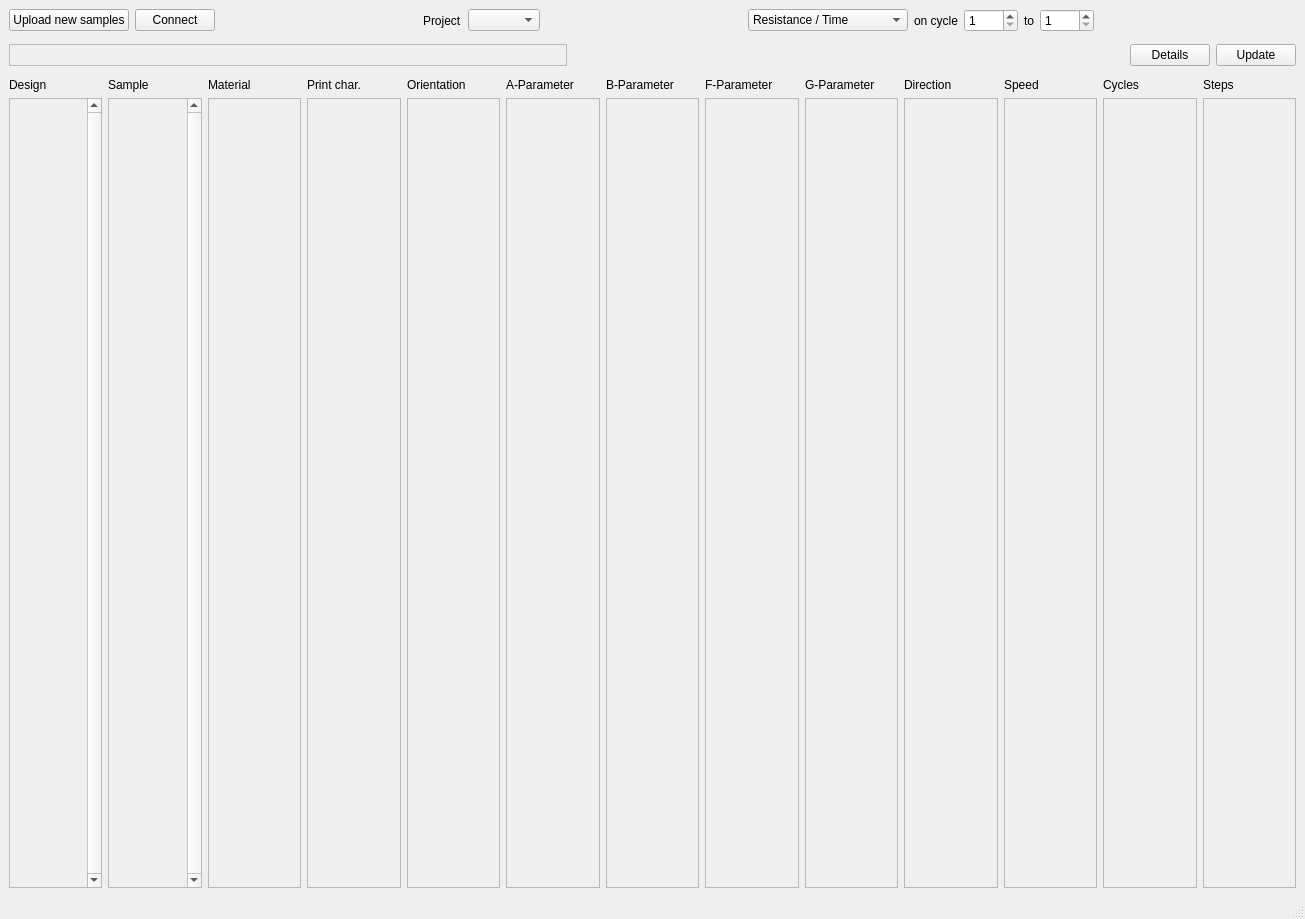
<?xml version="1.0" encoding="UTF-8"?>
<ui version="4.0">
 <class>MainWindow</class>
 <widget class="QMainWindow" name="MainWindow">
  <property name="geometry">
   <rect>
    <x>0</x>
    <y>0</y>
    <width>1305</width>
    <height>919</height>
   </rect>
  </property>
  <property name="windowTitle">
   <string>MainWindow</string>
  </property>
  <widget class="QWidget" name="centralwidget">
   <layout class="QVBoxLayout" name="verticalLayout_2">
    <item>
     <layout class="QVBoxLayout" name="verticalLayout">
      <item>
       <layout class="QHBoxLayout" name="pselectLayout">
        <item>
         <widget class="QPushButton" name="pushButton_upload">
          <property name="text">
           <string>Upload new samples</string>
          </property>
         </widget>
        </item>
        <item>
         <widget class="QPushButton" name="pushButton">
          <property name="text">
           <string>Connect</string>
          </property>
         </widget>
        </item>
        <item>
         <spacer name="horizontalSpacer_left">
          <property name="orientation">
           <enum>Qt::Horizontal</enum>
          </property>
          <property name="sizeHint" stdset="0">
           <size>
            <width>40</width>
            <height>20</height>
           </size>
          </property>
         </spacer>
        </item>
        <item>
         <widget class="QLabel" name="label_project">
          <property name="text">
           <string>Project</string>
          </property>
         </widget>
        </item>
        <item>
         <widget class="QComboBox" name="comboBox_project"/>
        </item>
        <item>
         <spacer name="horizontalSpacer_mid">
          <property name="orientation">
           <enum>Qt::Horizontal</enum>
          </property>
          <property name="sizeHint" stdset="0">
           <size>
            <width>40</width>
            <height>20</height>
           </size>
          </property>
         </spacer>
        </item>
        <item>
         <widget class="QComboBox" name="comboBox_value">
          <item>
           <property name="text">
            <string>Resistance / Time</string>
           </property>
          </item>
          <item>
           <property name="text">
            <string>Resistance / Steps</string>
           </property>
          </item>
          <item>
           <property name="text">
            <string>Hysteresis interpol.</string>
           </property>
          </item>
          <item>
           <property name="text">
            <string>Boxplot MAE Hysteresis</string>
           </property>
          </item>
          <item>
           <property name="text">
            <string>1</string>
           </property>
          </item>
          <item>
           <property name="text">
            <string>2</string>
           </property>
          </item>
          <item>
           <property name="text">
            <string>3</string>
           </property>
          </item>
          <item>
           <property name="text">
            <string>4</string>
           </property>
          </item>
          <item>
           <property name="text">
            <string>5</string>
           </property>
          </item>
          <item>
           <property name="text">
            <string>6</string>
           </property>
          </item>
          <item>
           <property name="text">
            <string>7</string>
           </property>
          </item>
         </widget>
        </item>
        <item>
         <widget class="QLabel" name="label_oncycle">
          <property name="text">
           <string>on cycle</string>
          </property>
         </widget>
        </item>
        <item>
         <widget class="QSpinBox" name="spinBox_cycle">
          <property name="minimum">
           <number>1</number>
          </property>
          <property name="maximum">
           <number>5000</number>
          </property>
         </widget>
        </item>
        <item>
         <widget class="QLabel" name="label_2">
          <property name="text">
           <string>to</string>
          </property>
         </widget>
        </item>
        <item>
         <widget class="QSpinBox" name="spinBox_cycleEnd">
          <property name="minimum">
           <number>1</number>
          </property>
          <property name="maximum">
           <number>5000</number>
          </property>
         </widget>
        </item>
        <item>
         <spacer name="horizontalSpacer_right">
          <property name="orientation">
           <enum>Qt::Horizontal</enum>
          </property>
          <property name="sizeHint" stdset="0">
           <size>
            <width>40</width>
            <height>20</height>
           </size>
          </property>
         </spacer>
        </item>
       </layout>
      </item>
      <item>
       <widget class="QWidget" name="widget_top" native="true"/>
      </item>
      <item>
       <layout class="QHBoxLayout" name="horizontalLayout">
        <item>
         <widget class="QFrame" name="frame_toolbar">
          <property name="sizePolicy">
           <sizepolicy hsizetype="Expanding" vsizetype="Preferred">
            <horstretch>0</horstretch>
            <verstretch>0</verstretch>
           </sizepolicy>
          </property>
          <property name="frameShape">
           <enum>QFrame::StyledPanel</enum>
          </property>
          <property name="frameShadow">
           <enum>QFrame::Raised</enum>
          </property>
         </widget>
        </item>
        <item>
         <spacer name="horizontalSpacer">
          <property name="orientation">
           <enum>Qt::Horizontal</enum>
          </property>
          <property name="sizeHint" stdset="0">
           <size>
            <width>40</width>
            <height>20</height>
           </size>
          </property>
         </spacer>
        </item>
        <item>
         <widget class="QPushButton" name="pushButton_detail">
          <property name="text">
           <string>Details</string>
          </property>
         </widget>
        </item>
        <item>
         <widget class="QPushButton" name="pushButton_update">
          <property name="text">
           <string>Update</string>
          </property>
         </widget>
        </item>
       </layout>
      </item>
      <item>
       <widget class="QWidget" name="widget_bot" native="true"/>
      </item>
      <item>
       <layout class="QGridLayout" name="detailselectLayout">
        <item row="1" column="0">
         <widget class="QScrollArea" name="scrollArea_design">
          <property name="verticalScrollBarPolicy">
           <enum>Qt::ScrollBarAlwaysOn</enum>
          </property>
          <property name="widgetResizable">
           <bool>true</bool>
          </property>
          <widget class="QWidget" name="scrollAreaWidgetContents_design">
           <property name="geometry">
            <rect>
             <x>0</x>
             <y>0</y>
             <width>74</width>
             <height>754</height>
            </rect>
           </property>
           <layout class="QVBoxLayout" name="verticalLayout_design"/>
          </widget>
         </widget>
        </item>
        <item row="1" column="1">
         <widget class="QScrollArea" name="scrollArea_sample">
          <property name="verticalScrollBarPolicy">
           <enum>Qt::ScrollBarAlwaysOn</enum>
          </property>
          <property name="widgetResizable">
           <bool>true</bool>
          </property>
          <widget class="QWidget" name="scrollAreaWidgetContents_sample">
           <property name="geometry">
            <rect>
             <x>0</x>
             <y>0</y>
             <width>74</width>
             <height>754</height>
            </rect>
           </property>
           <layout class="QVBoxLayout" name="verticalLayout_5"/>
          </widget>
         </widget>
        </item>
        <item row="0" column="10">
         <widget class="QLabel" name="label_6">
          <property name="text">
           <string>Speed</string>
          </property>
         </widget>
        </item>
        <item row="0" column="7">
         <widget class="QLabel" name="label_15">
          <property name="text">
           <string>F-Parameter</string>
          </property>
         </widget>
        </item>
        <item row="1" column="2">
         <widget class="QScrollArea" name="scrollArea_material">
          <property name="verticalScrollBarPolicy">
           <enum>Qt::ScrollBarAsNeeded</enum>
          </property>
          <property name="sizeAdjustPolicy">
           <enum>QAbstractScrollArea::AdjustIgnored</enum>
          </property>
          <property name="widgetResizable">
           <bool>true</bool>
          </property>
          <widget class="QWidget" name="scrollAreaWidgetContents_material">
           <property name="geometry">
            <rect>
             <x>0</x>
             <y>0</y>
             <width>91</width>
             <height>754</height>
            </rect>
           </property>
           <layout class="QVBoxLayout" name="verticalLayout_6"/>
          </widget>
         </widget>
        </item>
        <item row="1" column="3">
         <widget class="QScrollArea" name="scrollArea_print">
          <property name="widgetResizable">
           <bool>true</bool>
          </property>
          <widget class="QWidget" name="scrollAreaWidgetContents_print">
           <property name="geometry">
            <rect>
             <x>0</x>
             <y>0</y>
             <width>92</width>
             <height>754</height>
            </rect>
           </property>
           <layout class="QVBoxLayout" name="verticalLayout_7">
            <property name="sizeConstraint">
             <enum>QLayout::SetNoConstraint</enum>
            </property>
           </layout>
          </widget>
         </widget>
        </item>
        <item row="1" column="8">
         <widget class="QScrollArea" name="scrollArea_G">
          <property name="widgetResizable">
           <bool>true</bool>
          </property>
          <widget class="QWidget" name="scrollAreaWidgetContents_G">
           <property name="geometry">
            <rect>
             <x>0</x>
             <y>0</y>
             <width>91</width>
             <height>754</height>
            </rect>
           </property>
           <layout class="QVBoxLayout" name="verticalLayout_11"/>
          </widget>
         </widget>
        </item>
        <item row="1" column="10">
         <widget class="QScrollArea" name="scrollArea_speed">
          <property name="widgetResizable">
           <bool>true</bool>
          </property>
          <widget class="QWidget" name="scrollAreaWidgetContents_speed">
           <property name="geometry">
            <rect>
             <x>0</x>
             <y>0</y>
             <width>91</width>
             <height>754</height>
            </rect>
           </property>
           <layout class="QVBoxLayout" name="verticalLayout_12"/>
          </widget>
         </widget>
        </item>
        <item row="0" column="2">
         <widget class="QLabel" name="label_10">
          <property name="text">
           <string>Material</string>
          </property>
         </widget>
        </item>
        <item row="0" column="8">
         <widget class="QLabel" name="label_16">
          <property name="text">
           <string>G-Parameter</string>
          </property>
         </widget>
        </item>
        <item row="0" column="3">
         <widget class="QLabel" name="label_11">
          <property name="text">
           <string>Print char.</string>
          </property>
         </widget>
        </item>
        <item row="1" column="12">
         <widget class="QScrollArea" name="scrollArea_steps">
          <property name="widgetResizable">
           <bool>true</bool>
          </property>
          <widget class="QWidget" name="scrollAreaWidgetContents_steps">
           <property name="geometry">
            <rect>
             <x>0</x>
             <y>0</y>
             <width>91</width>
             <height>754</height>
            </rect>
           </property>
           <layout class="QVBoxLayout" name="verticalLayout_14"/>
          </widget>
         </widget>
        </item>
        <item row="0" column="12">
         <widget class="QLabel" name="label_17">
          <property name="text">
           <string>Steps</string>
          </property>
         </widget>
        </item>
        <item row="0" column="0">
         <widget class="QLabel" name="label_7">
          <property name="text">
           <string>Design</string>
          </property>
         </widget>
        </item>
        <item row="0" column="6">
         <widget class="QLabel" name="label_14">
          <property name="text">
           <string>B-Parameter</string>
          </property>
         </widget>
        </item>
        <item row="0" column="5">
         <widget class="QLabel" name="label_13">
          <property name="text">
           <string>A-Parameter</string>
          </property>
         </widget>
        </item>
        <item row="0" column="1">
         <widget class="QLabel" name="label_9">
          <property name="text">
           <string>Sample</string>
          </property>
         </widget>
        </item>
        <item row="1" column="11">
         <widget class="QScrollArea" name="scrollArea_cycles">
          <property name="widgetResizable">
           <bool>true</bool>
          </property>
          <widget class="QWidget" name="scrollAreaWidgetContents_cycles">
           <property name="geometry">
            <rect>
             <x>0</x>
             <y>0</y>
             <width>91</width>
             <height>754</height>
            </rect>
           </property>
           <layout class="QVBoxLayout" name="verticalLayout_13"/>
          </widget>
         </widget>
        </item>
        <item row="0" column="9">
         <widget class="QLabel" name="label">
          <property name="text">
           <string>Direction</string>
          </property>
         </widget>
        </item>
        <item row="1" column="7">
         <widget class="QScrollArea" name="scrollArea_F">
          <property name="widgetResizable">
           <bool>true</bool>
          </property>
          <widget class="QWidget" name="scrollAreaWidgetContents_F">
           <property name="geometry">
            <rect>
             <x>0</x>
             <y>0</y>
             <width>91</width>
             <height>754</height>
            </rect>
           </property>
           <layout class="QVBoxLayout" name="verticalLayout_10"/>
          </widget>
         </widget>
        </item>
        <item row="1" column="6">
         <widget class="QScrollArea" name="scrollArea_B">
          <property name="widgetResizable">
           <bool>true</bool>
          </property>
          <widget class="QWidget" name="scrollAreaWidgetContents_B">
           <property name="geometry">
            <rect>
             <x>0</x>
             <y>0</y>
             <width>91</width>
             <height>754</height>
            </rect>
           </property>
           <layout class="QVBoxLayout" name="verticalLayout_9"/>
          </widget>
         </widget>
        </item>
        <item row="1" column="4">
         <widget class="QScrollArea" name="scrollArea_orientation">
          <property name="widgetResizable">
           <bool>true</bool>
          </property>
          <widget class="QWidget" name="scrollAreaWidgetContents_orientation">
           <property name="geometry">
            <rect>
             <x>0</x>
             <y>0</y>
             <width>91</width>
             <height>754</height>
            </rect>
           </property>
           <layout class="QVBoxLayout" name="verticalLayout_3"/>
          </widget>
         </widget>
        </item>
        <item row="0" column="4">
         <widget class="QLabel" name="label_12">
          <property name="text">
           <string>Orientation</string>
          </property>
         </widget>
        </item>
        <item row="0" column="11">
         <widget class="QLabel" name="label_8">
          <property name="text">
           <string>Cycles</string>
          </property>
         </widget>
        </item>
        <item row="1" column="5">
         <widget class="QScrollArea" name="scrollArea_A">
          <property name="widgetResizable">
           <bool>true</bool>
          </property>
          <widget class="QWidget" name="scrollAreaWidgetContents_A">
           <property name="geometry">
            <rect>
             <x>0</x>
             <y>0</y>
             <width>91</width>
             <height>754</height>
            </rect>
           </property>
           <layout class="QVBoxLayout" name="verticalLayout_8"/>
          </widget>
         </widget>
        </item>
        <item row="1" column="9">
         <widget class="QScrollArea" name="scrollArea_Direction">
          <property name="widgetResizable">
           <bool>true</bool>
          </property>
          <widget class="QWidget" name="scrollAreaWidgetContents_direction">
           <property name="geometry">
            <rect>
             <x>0</x>
             <y>0</y>
             <width>92</width>
             <height>754</height>
            </rect>
           </property>
           <layout class="QVBoxLayout" name="verticalLayout_4"/>
          </widget>
         </widget>
        </item>
       </layout>
      </item>
     </layout>
    </item>
   </layout>
  </widget>
  <widget class="QMenuBar" name="menubar">
   <property name="geometry">
    <rect>
     <x>0</x>
     <y>0</y>
     <width>1305</width>
     <height>22</height>
    </rect>
   </property>
  </widget>
  <widget class="QStatusBar" name="statusbar"/>
 </widget>
 <resources/>
 <connections/>
</ui>
